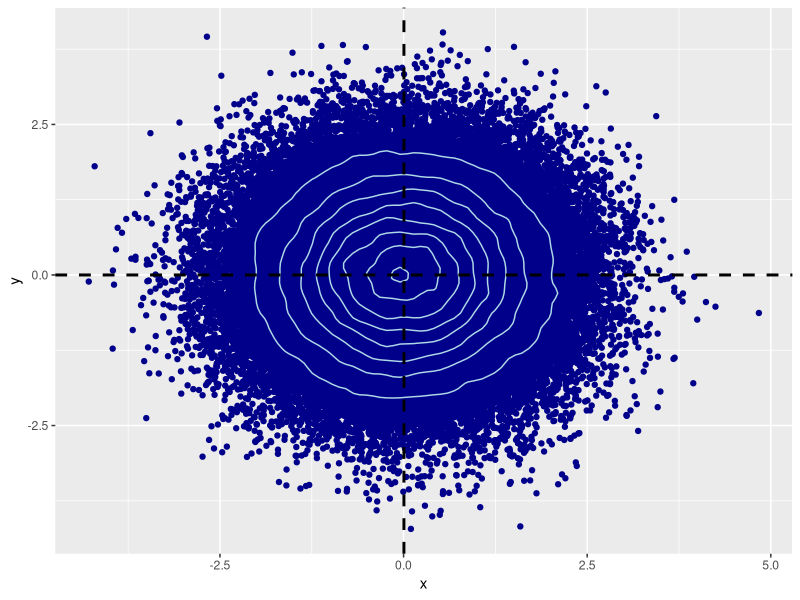
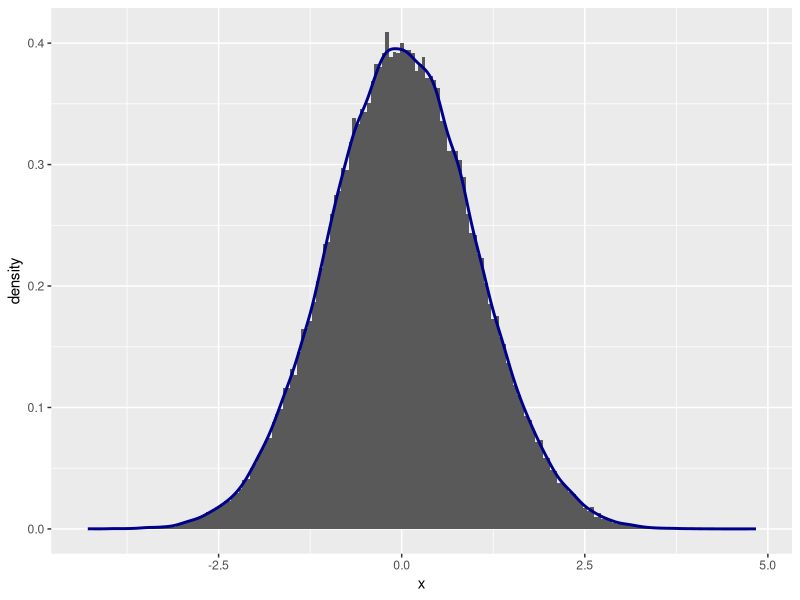
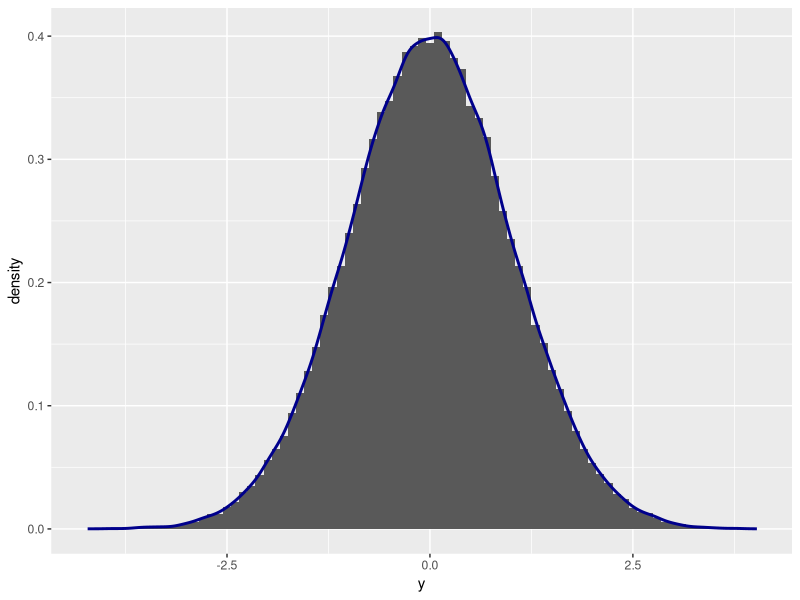
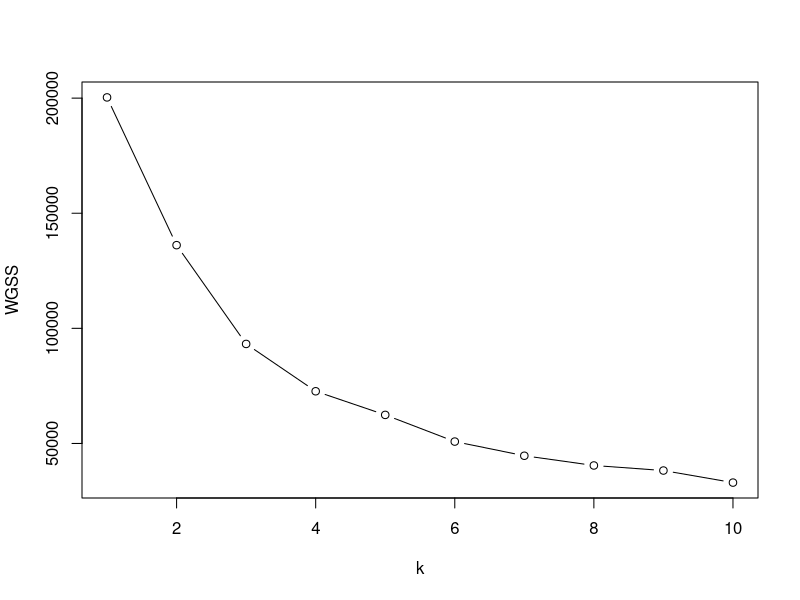
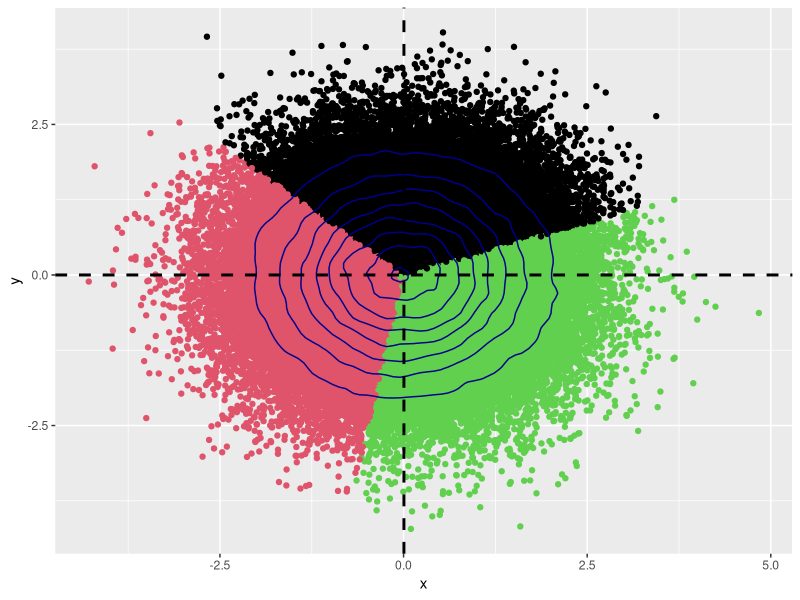
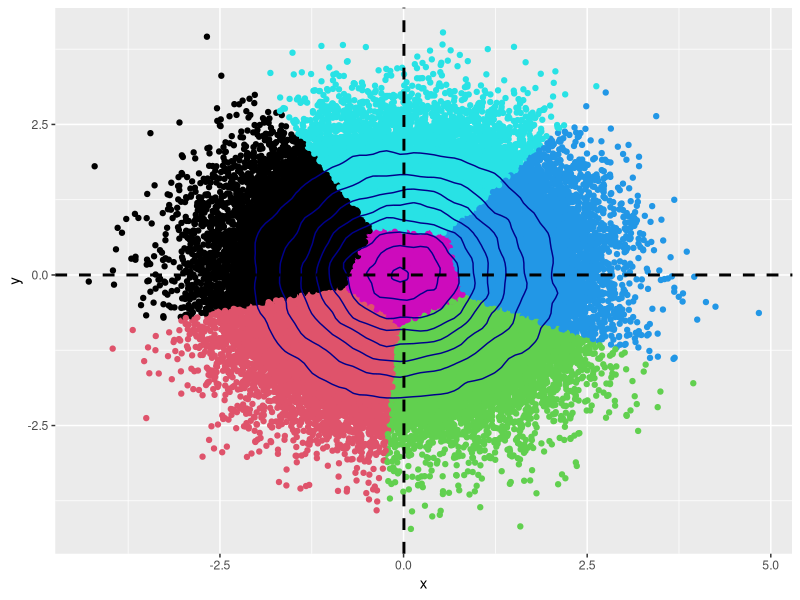
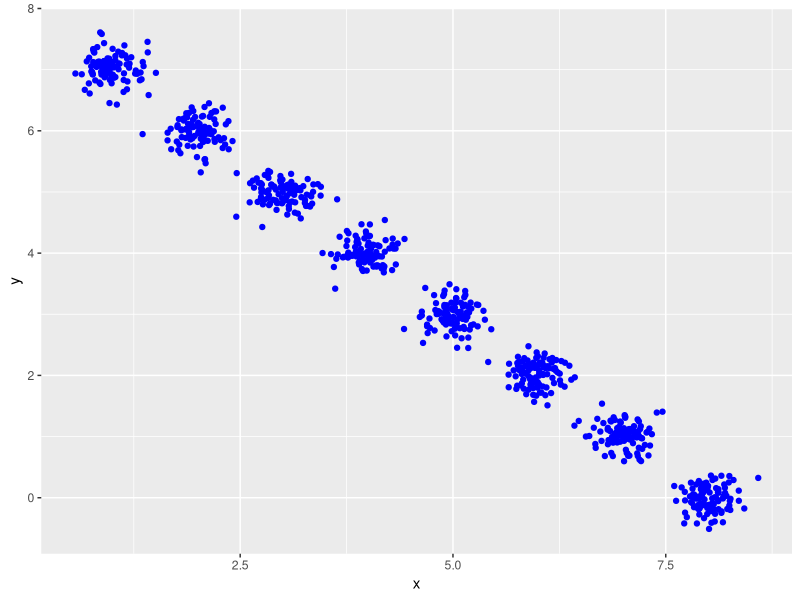
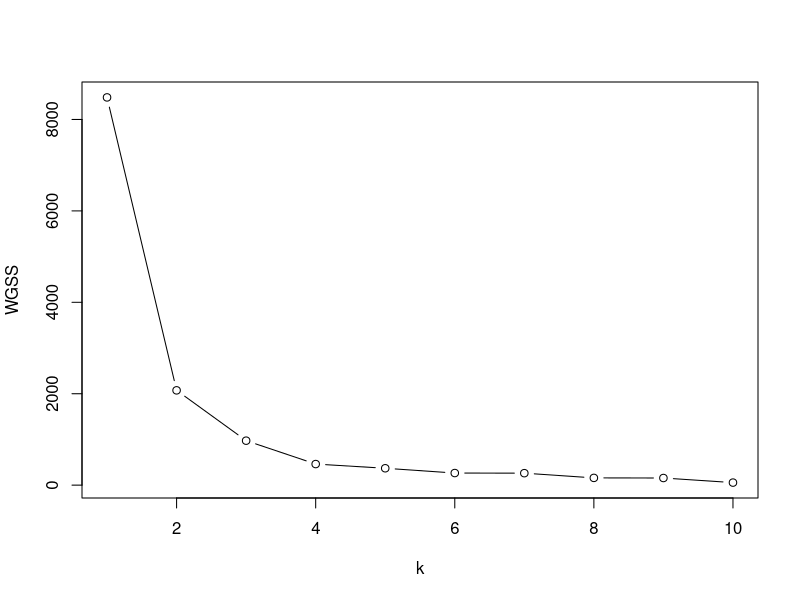

The R source for these figures, in order:
####################################################
####################################################
####### O Problema de Clustering K-means # #########
######## PEDRO CAVALCANTE OLIVEIRA ################# 
################ AZUL ##############################

library(dplyr)
library(cluster)
library(ggplot2)

##### Começaremos gerando dados aleatórios
##### Seja n o tamanho da amostra, o leitor pode alterar se quiser

n = 100000

#### Geraremos um vetor aleatório no R^2

x <- rnorm(mean = 0, 
            sd = 1,
              n= n)

y <- rnorm(mean = 0,
            sd = 1,
              n = n)

amostra1 <- data.frame(x, y)

amostra1 %>%
  ggplot(aes(x=x, y=y))+
  geom_point(color = "dark blue")+
  geom_density_2d(color = "light blue")+
  geom_vline(aes(xintercept=mean(x)),   
             color="black", linetype="dashed", size=1)+
  geom_hline(aes(yintercept=mean(y)),   
             color="black", linetype="dashed", size=1)

amostra1 %>%
  ggplot(aes(x=x))+
  geom_histogram(aes(y=..density..), binwidth = .05)+
  geom_density(color = "dark blue", size = 1)

amostra1 %>%
  ggplot(aes(x=y))+
  geom_histogram(aes(y=..density..), binwidth = .1)+
  geom_density(color = "dark blue", size = 1)


##### Definimos uma semente aleatória

set.seed(1234)

##### Método do Cotovelo

wssplot <- function(data, nc=10, seed=1234){
  wss <- (nrow(data)-1)*sum(apply(data,2,var))
  for (i in 2:nc){
    set.seed(seed)
    wss[i] <- sum(kmeans(data, centers=i)$withinss)}
  plot(1:nc, wss, type="b", xlab="k",
       ylab="WGSS")}

wssplot(amostra1)

kmeans_amostra1_1 <- kmeans(amostra1, 
                            centers = 3)

amostra1 %>%
  ggplot(aes(x=x, y=y))+
  geom_point(color = kmeans_amostra1_1$cluster)+
  geom_density_2d(color = "dark blue")+
  geom_vline(aes(xintercept=mean(x)),   
             color="black", linetype="dashed", size=1)+
  geom_hline(aes(yintercept=mean(y)),   
             color="black", linetype="dashed", size=1)

kmeans_amostra1_2 <- kmeans(amostra1, 
                            centers = 6)

amostra1 %>%
  ggplot(aes(x=x, y=y))+
  geom_point(color = kmeans_amostra1_2$cluster)+
  geom_density_2d(color = "dark blue")+
  geom_vline(aes(xintercept=mean(x)),   
             color="black", linetype="dashed", size=1)+
  geom_hline(aes(yintercept=mean(y)),   
             color="black", linetype="dashed", size=1)

##### O algoritimo encontra agrupamentos
##### Apesar dos dados serem homogeneamente distribuídos

k = 8
m = 100
sd = .2 ## .2 gera identificação limpa em alguns casos

datalist = list() ## Util depois para aglutinar os dados

for (i in 1:k){
  
    x <- rnorm(mean = i, 
              sd = sd, 
                n=m)
    
  y <- rnorm(mean = (8-i),
              sd = sd,
                n=m)
  
  datalist[[i]] <- data.frame(x,y)
}

amostra2 <- do.call(rbind, datalist)

amostra2 %>%
  ggplot(aes(x=x, y=y))+
  geom_point(color = "blue")
  

#### Vamos ver como o cotovelo se comporta com 8 agrupamentos claramente definidos

wssplot(amostra2)

#### Observe que para k > 8 o WGSS é ~~constante

kmeans_amostra2 <- kmeans(amostra2, 
                            centers = 8)

amostra2 %>%
  ggplot(aes(x=x, y=y))+
  geom_point(color = kmeans_amostra2$cluster)

#### Tudo bem, k-means não parece estar acertando, mas e dbscan?

library(dbscan)

analise_db <- dbscan(amostra2, eps = sd)

hullplot(amostra2, 
         cl = analise_db$cluster)
